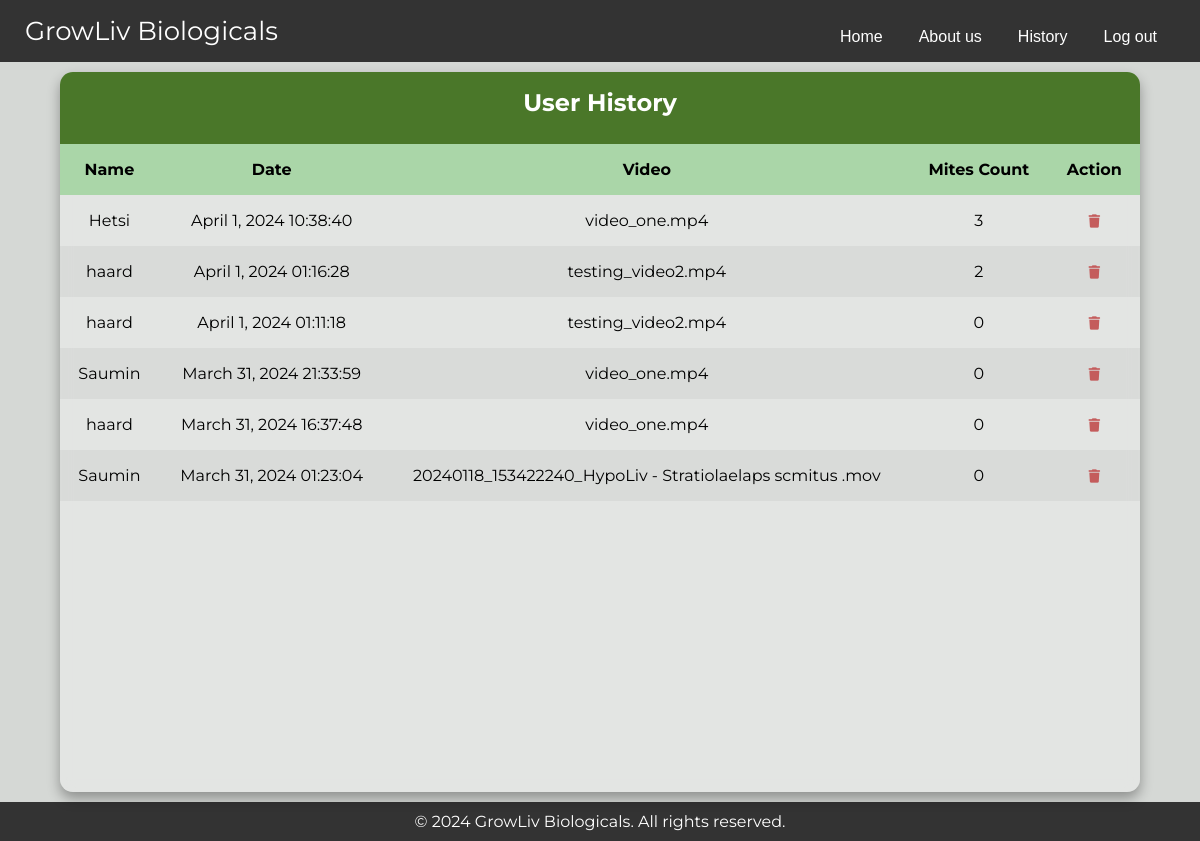
The app's page /profile/ (signed in) with its own data.
### myapp/models.py (models this page shows, shortened)
class UploadHistory(models.Model):
    user = models.ForeignKey(User, on_delete=models.CASCADE)
    video_name = models.CharField(max_length=100)
    upload_date = models.DateTimeField(auto_now_add=True)
    mites_count = models.IntegerField()

### myapp/views.py (the view, shortened to what this page needs)
# urls.py: path('profile/', views.profile_page, name='profile_page'),
def profile_page(request):
    if request.user.is_superuser:
        all_users_history = UploadHistory.objects.all().select_related('user').order_by('-upload_date')
        context = {
            'all_users_history': all_users_history,
        }
    if request.user.is_superuser:
        for history_entry in all_users_history:
            history_entry.user_name = history_entry.user.username
    return render(request, 'profile.html', context)

### templates/profile.html (shortened to what this page needs)
<!DOCTYPE html>
<html lang="en">
    {%load static%}
    {% load tz %}
<head>
    <link rel="stylesheet" type="text/css" href="{% static 'css/profile.css' %}">
    <link rel="stylesheet" href="https://cdnjs.cloudflare.com/ajax/libs/font-awesome/6.5.1/css/all.min.css" />
</head>
<body>
    {% include 'navbar.html' %}
    {% block content %}
    <div class="container">
        <main class="table">
            <section class="table_header">
                <h1> User History</h1>
            </section>
            <section class="table_body">
                {% if all_users_history %}
                <table>
                    <thead>
                        <tr>
                            <th>Name</th>
                            <th>Date</th>
                            <th>Video</th>
                            <th>Mites Count</th>
                            <th>Action</th>
                        </tr>
                    </thead>
                    <tbody>
                        {% for item in all_users_history %}
                            <tr>
                                <td>{{ item.user_name }}</td>
                                <td>{{ item.upload_date | localtime | date:"F j, Y H:i:s" }}</td>
                                <td>{{ item.video_name }}</td>
                                <td>{{ item.mites_count }}</td>
                                <td>
                                <form id="delete-form-{{item.id}}" action="{% url 'delete_entry' item.id %}" method="post" style="display: inline;">
                                    <button type="submit" onclick="confirmdelete('{{item.id}}')"style="border: none; background: none; cursor: pointer;">
                                        <i class="fa-solid fa-trash" style="color: rgb(196, 92, 92);"></i>
                                    </button>
                                </form>
                            </td>
                            </tr>
                        {% endfor %}
                    </tbody>
                </table>
                {% else %}
                        <p>No upload history available.</p>
                    {% endif %}
            </section>
        </main>
    </div>
    {% endblock %}
    {% include 'footer.html' %}
</body>
</html>

### templates/navbar.html (shortened to what this page needs)
<!DOCTYPE html>
<html lang="en">
{% load static %}
<head>
    <link rel="stylesheet" href="{% static 'css/navbar.css' %}" type="text/css" />
</head>
<body>
  <header>
    <nav class="navbar">
        <p>GrowLiv Biologicals</p>
        <ul>
            <li><a href="{% url 'home' %}">Home</a></li>
            <li><a href="{% url 'about-us' %}">About us</a></li>
            <li><a href="{% url 'profile_page' %}">History</a></li>
            <li><a href="{% url 'logout' %}">Log out</a></li>
        </ul>
    </nav>
  </header>
</body>
</html>

### templates/footer.html (shortened to what this page needs)
<!DOCTYPE html>
<html lang="en">
{% load static %}
<head>
    <link rel="stylesheet" href="{% static 'css/footer.css' %}" type="text/css" />
</head>
<body>
    <footer>
        <p>&copy; 2024 GrowLiv Biologicals. All rights reserved.</p>
    </footer>
</body>
</html>

### static/css/profile.css (style rules this page uses)
* { margin: 0; padding: 0; box-sizing: border-box; font-family: 'Montserrat', sans-serif; }
body { min-height: 100vh; display: flex; flex-direction: column; justify-content: center; background-color: #d5d8d5; }
.container { display: flex; justify-content: center; align-items: center; height: 100%; margin-top: 10px; margin-bottom: 10px; }
table { width: 100%; align-self: center; }
main.table { width: 90vw; height: 90vh; background-color: #fff5; backdrop-filter: blur(7px); box-shadow: 0 0.4rem 0.8rem #0005; border-radius: 0.8rem; overflow: hidden; }
.table_header { width: 100%; height: 10%; background-color: #4a7729; padding: 1rem 1rem; justify-content: center; align-items: center; }
.table_header h1 { color: #fff; text-align: center; }
table, th, td { border-collapse: collapse; padding: 1rem; text-align: center; }
thead th { position: sticky; top: 0; left: 0; background-color: #aad6a8; }
tbody tr:nth-child(even) { background-color: #0000000b; }

### static/css/navbar.css (style rules this page uses)
* { margin: 0; padding: 0; box-sizing: border-box; font-family: 'Montserrat', sans-serif; }
.navbar { background-color: #333; width: 100%; display: flex; justify-content: space-between; align-items: center; padding: 15px 25px; position: relative; z-index: 1; }
.navbar p { font-size: 26px; color: #fff; }
.navbar ul { display: flex; justify-content: center; align-items: center; margin-top: 10px; }
.navbar ul li { list-style: none; }
.navbar ul li a { padding: 10px 18px; border-radius: 5px; font-family: sans-serif; font-size: 16px; margin-bottom: 10px; color: #fff; text-decoration: none; }

### static/css/footer.css (style rules this page uses)
* { margin: 0; padding: 0; box-sizing: border-box; font-family: 'Montserrat', sans-serif; }
footer { margin-top: auto; padding: 10px; width: 100%; background-color: #333; color: #fff; text-align: center; }

### records on screen
UploadHistory: user_name "Hetsi", upload_date "April 1, 2024 10:38:40", video_name "video_one.mp4", mites_count "3"
UploadHistory: user_name "haard", upload_date "April 1, 2024 01:16:28", video_name "testing_video2.mp4", mites_count "2"
UploadHistory: user_name "haard", upload_date "April 1, 2024 01:11:18", video_name "testing_video2.mp4", mites_count "0"
UploadHistory: user_name "Saumin", upload_date "March 31, 2024 21:33:59", video_name "video_one.mp4", mites_count "0"
UploadHistory: user_name "haard", upload_date "March 31, 2024 16:37:48", video_name "video_one.mp4", mites_count "0"
UploadHistory: user_name "Saumin", upload_date "March 31, 2024 01:23:04", video_name "20240118_153422240_HypoLiv - Stratiolaelaps scmitus .mov", mites_count "0"
